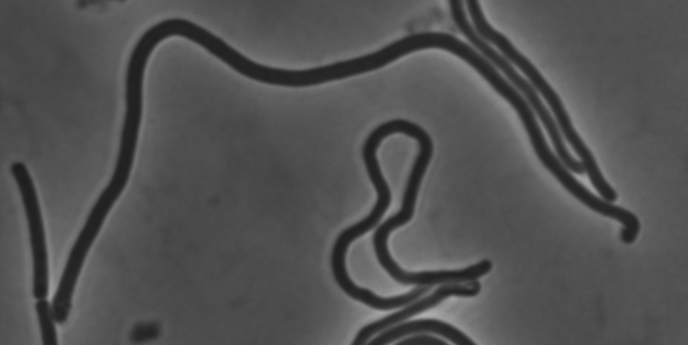
#> input picture test-data/long-cells/SC36-1.tif, 688 x 345 px, found by its file name
$ jupyter execute --allow-errors curvature-example.ipynb   (shell and % lines are left out)
#> lines starting #> are read from the running program, lines starting #| are printed output that depends on the picture; after the words box and inside, x2 and y2 are one past the last pixel; in counts of white or black regions, pixels touching at a corner belong together
### src/micromorph/bacteria/shape_analysis.py
import numpy as np
from shapely.geometry import Point, Polygon
from scipy.interpolate import splrep, BSpline
from skimage.measure import profile_line
from skimage.morphology import skeletonize, medial_axis
from .utilities import (get_width_profile_lines,
                        get_boundary_coords, fix_coordinates_order, trace_axis, prune_short_branches)
import logging
from .phase_contrast_fitting import fit_phase_contrast_profile, fit_top_hat_profile
from .fluorescence_fitting import fit_ring_profile
from scipy.ndimage import uniform_filter1d

"""
Collection of functions to analyse the shape of bacteria. These are all wrappers that run multiple other functions,
but generate the output required for the Bacteria class.
"""


# [89 lines left out: functions get_bacteria_length, get_bacteria_widths, not called in this run]

def get_bacteria_boundary(mask: np.array, boundary_smoothing_factor: int or None = 7) -> np.array:
    """
    Get the (smoothed) boundary of a segmented bacterium.

    Parameters
    ----------
    mask : np.array
        The binary image (with a single bacterium only).
    boundary_smoothing_factor : int or None, optional
        The number of frequencies to use for FFT smoothing (default is 7).

    Returns
    -------
    boundary: np.array
        XY coordinates of the boundary (smoothed).
    """

    # Get initial coordinates for boundary coords
    boundary_xy = get_boundary_coords(mask)
    # boundary_xy = fix_coordinates_order(boundary_xy) # Performance of this may be questionable.

    if boundary_smoothing_factor is None:
        return boundary_xy
    else:
        x = boundary_xy[:, 0]
        y = boundary_xy[:, 1]

        x_fft = np.fft.rfft(x)
        x_fft[boundary_smoothing_factor:] = 0

        y_fft = np.fft.rfft(y)
        y_fft[boundary_smoothing_factor:] = 0

        x_smoothed = np.fft.irfft(x_fft)
        y_smoothed = np.fft.irfft(y_fft)

        boundary_xy_smoothed = np.column_stack((x_smoothed, y_smoothed))
        return np.fliplr(boundary_xy_smoothed)

# [403 lines left out: functions get_medial_axis, smooth_medial_axis, extend_medial_axis_roughly, extend_medial_axis, not called in this run]

### examples/curvature-example.ipynb
[cell 1]
from skimage.io import imread
from micromorph.bacteria.shape_analysis import get_medial_axis, smooth_medial_axis, get_bacteria_boundary

[cell 2]
import matplotlib.pyplot as plt
import matplotlib as mpl
mpl.rcParams['mathtext.default'] = 'regular'
mpl.rc('font', serif='Arial')
plt.rcParams['svg.fonttype'] = 'none'

[cell 3]
image_path = r"..\test-data\long-cells\SC36-1.tif"
mask_path = r"..\test-data\long-cells\SC36_mask-1.tif"

image = imread(image_path)
#> image is the input picture: shape (345, 688) uint16; min 7197, max 44549, mean 21240.6
mask = imread(mask_path)
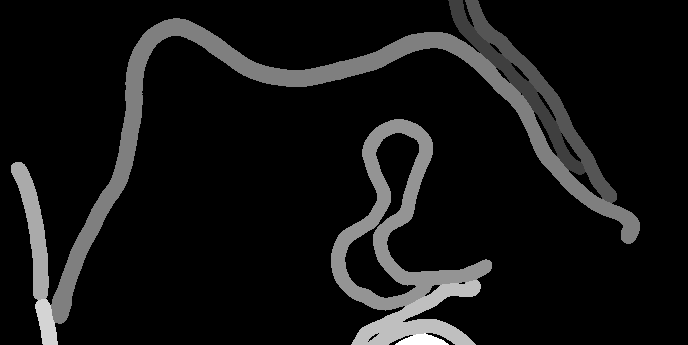
#> input picture test-data/long-cells/SC36_mask-1.tif, 688 x 345 px, found by its file name
#> mask is the input picture: shape (345, 688) float32; min 0, max 12, mean 0.945
mask = mask == 6  # only keep cells with label 6
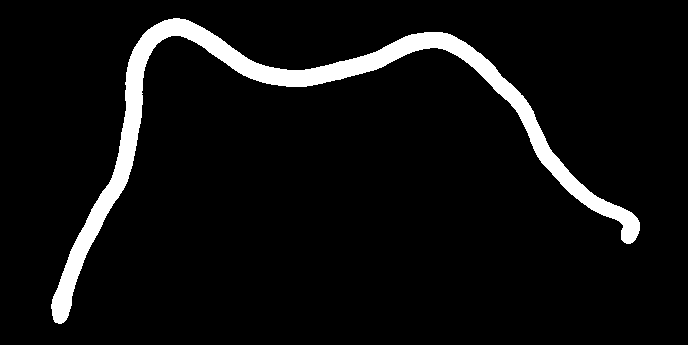
#> mask: shape (345, 688) bool; 6.3% white; 1 white region, box (x1, y1, x2, y2) and area: (51, 18, 640, 324) 14848

[cell 4]
analysis_options = {'fit_type': 'fluorescence',
                    'pxsize': 65,
                    'psfFWHM': 400,
                    'spline_val': 5, # 5
                    'spline_spacing': 0.1, # 0.25
                    'boundary_smoothing_factor': 70
                    }

#> (a cell that did not finish here is left out)
